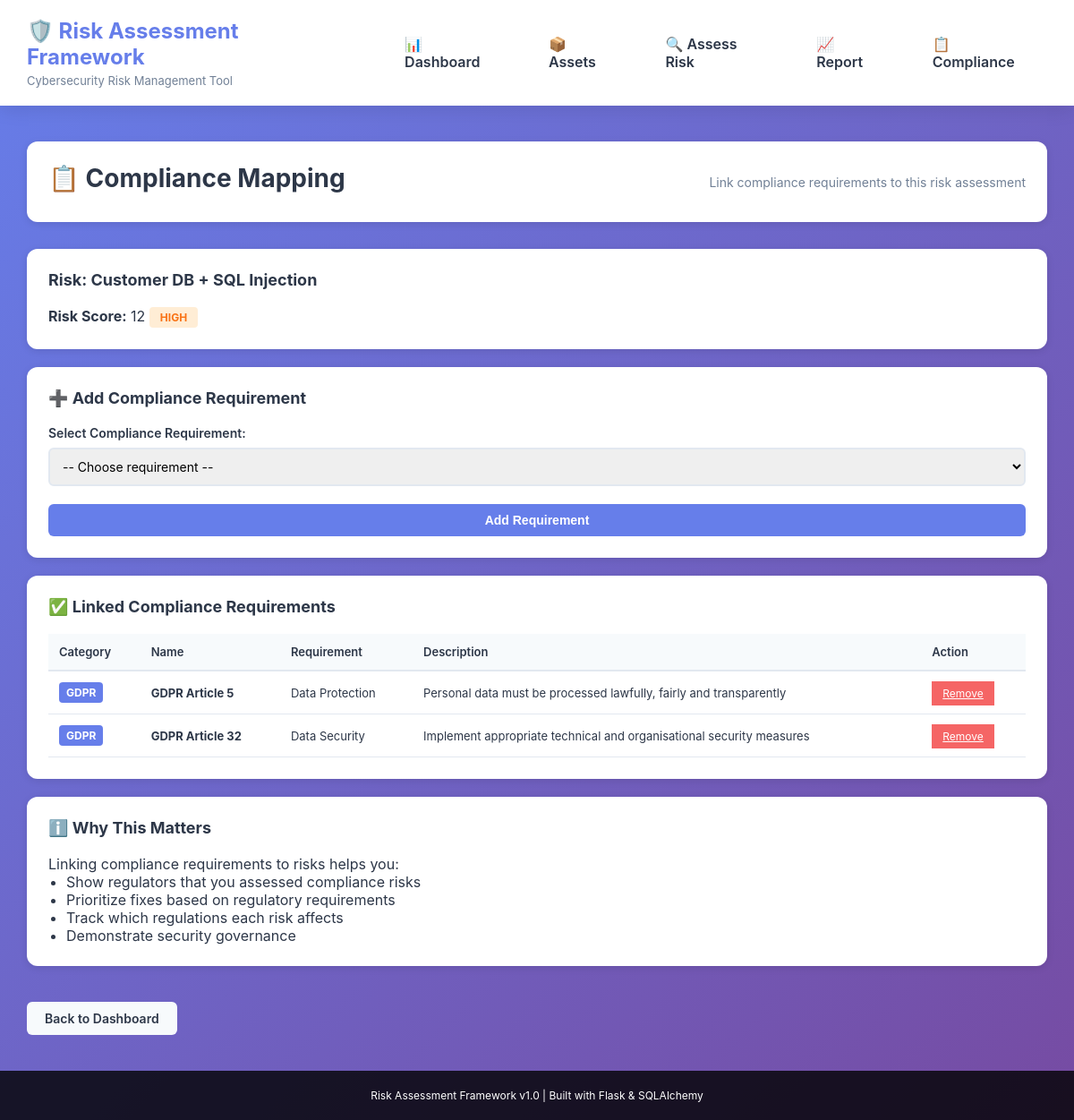
The page /assessment/2/compliance on the database its author committed.
### app.py (models this page shows, shortened)
class Asset(db.Model):
    id = db.Column(db.Integer, primary_key=True)
    name = db.Column(db.String(100), nullable=False, unique=True)
    description = db.Column(db.Text)
    asset_type = db.Column(db.String(50), nullable=False)
    criticality = db.Column(db.String(20), default='medium')
    owner = db.Column(db.String(100))
    created_at = db.Column(db.DateTime, default=datetime.utcnow)
    assessments = db.relationship('Assessment', backref='asset', lazy=True, cascade='all, delete-orphan')

class Threat(db.Model):
    id = db.Column(db.Integer, primary_key=True)
    name = db.Column(db.String(100), nullable=False, unique=True)
    description = db.Column(db.Text)
    category = db.Column(db.String(50), nullable=False)

class Assessment(db.Model):
    id = db.Column(db.Integer, primary_key=True)
    asset_id = db.Column(db.Integer, db.ForeignKey('asset.id'), nullable=False)
    threat_id = db.Column(db.Integer, db.ForeignKey('threat.id'), nullable=False)
    likelihood = db.Column(db.Integer, nullable=False)  # 1-5
    impact = db.Column(db.Integer, nullable=False)      # 1-5
    risk_score = db.Column(db.Integer)                  # Calculated
    risk_level = db.Column(db.String(20))               # Critical, High, Medium, Low
    remediation_plan = db.Column(db.Text)
    remediation_status = db.Column(db.String(20), default='not_started')
    created_at = db.Column(db.DateTime, default=datetime.utcnow)
    threat = db.relationship('Threat', backref='assessments')

class AssessmentCompliance(db.Model):
    __tablename__ = 'assessment_compliance'
    id = db.Column(db.Integer, primary_key=True)
    assessment_id = db.Column(db.Integer, db.ForeignKey('assessment.id'), nullable=False)
    compliance_id = db.Column(db.Integer, db.ForeignKey('compliance.id'), nullable=False)
    assessment = db.relationship('Assessment', backref='compliance_reqs')
    compliance = db.relationship('Compliance', backref='assessments')

class Compliance(db.Model):
    id = db.Column(db.Integer, primary_key=True)
    name = db.Column(db.String(100), nullable=False, unique=True)
    description = db.Column(db.Text)
    requirement = db.Column(db.Text)
    category = db.Column(db.String(50), nullable=False)

### app.py (the view, shortened to what this page needs)
@app.route('/assessment/<int:assessment_id>/compliance', methods=['GET', 'POST'])
def assessment_compliance(assessment_id):
    assessment = Assessment.query.get_or_404(assessment_id)
    compliances = Compliance.query.all()
    return render_template('assessment_compliance.html',
                         assessment=assessment,
                         compliances=compliances)

### templates/assessment_compliance.html (shortened to what this page needs)
{% extends "base.html" %}
{% block content %}
<div class="page-header">
    <h2>📋 Compliance Mapping</h2>
    <p>Link compliance requirements to this risk assessment</p>
</div>
<div class="card">
    <h3>Risk: {{ assessment.asset.name }} + {{ assessment.threat.name }}</h3>
    <div class="risk-summary">
        <strong>Risk Score:</strong> {{ assessment.risk_score }}
        <span class="badge badge-{{ assessment.risk_level }}">{{ assessment.risk_level.upper() }}</span>
    </div>
</div>
<div class="card">
    <h3>➕ Add Compliance Requirement</h3>
    <form method="POST" class="form">
        <div class="form-group">
            <label for="compliance_id">Select Compliance Requirement:</label>
            <select id="compliance_id" name="compliance_id" required>
                <option value="">-- Choose requirement --</option>
            </select>
        </div>
        <button type="submit" class="btn btn-primary">Add Requirement</button>
    </form>
</div>
<div class="card">
    <h3>✅ Linked Compliance Requirements</h3>
    {% if assessment.compliance_reqs %}
        <table class="data-table">
            <thead>
                <tr>
                    <th>Category</th>
                    <th>Name</th>
                    <th>Requirement</th>
                    <th>Description</th>
                    <th>Action</th>
                </tr>
            </thead>
            <tbody>
                {% for ac in assessment.compliance_reqs %}
                    <tr>
                        <td>
                            <span class="badge" style="background: #667eea; color: white; padding: 4px 8px; border-radius: 4px;">
                                {{ ac.compliance.category }}
                            </span>
                        </td>
                        <td><strong>{{ ac.compliance.name }}</strong></td>
                        <td>{{ ac.compliance.requirement }}</td>
                        <td>{{ ac.compliance.description }}</td>
                        <td>
                            <a href="{{ url_for('remove_compliance', assessment_id=assessment.id, compliance_id=ac.compliance.id) }}"
                               class="btn-small btn-danger"
                               onclick="return confirm('Remove this requirement?')">Remove</a>
                        </td>
                    </tr>
                {% endfor %}
            </tbody>
        </table>
    {% else %}
        <p class="empty-state">No compliance requirements linked yet. Add one above!</p>
    {% endif %}
</div>
<div class="card">
    <h3>ℹ️ Why This Matters</h3>
    <p>Linking compliance requirements to risks helps you:</p>
    <ul style="margin-left: 20px;">
        <li>Show regulators that you assessed compliance risks</li>
        <li>Prioritize fixes based on regulatory requirements</li>
        <li>Track which regulations each risk affects</li>
        <li>Demonstrate security governance</li>
    </ul>
</div>
<a href="{{ url_for('index') }}" class="btn btn-secondary" style="margin-top: 20px;">Back to Dashboard</a>
{% endblock %}

### static/style.css (style rules this page uses)
* { margin: 0; padding: 0; box-sizing: border-box; }
:root { --primary: #667eea; --secondary: #764ba2; --danger: #f56565; --success: #48bb78; --warning: #ed8936; --critical: #dc2626; --high: #f97316; --medium: #eab308; --low: #22c55e; --text: #2d3748; --border: #e2e8f0; --light-bg: #f7fafc; }
body { font-family: -apple-system, BlinkMacSystemFont, 'Segoe UI', Roboto, Oxygen, Ubuntu, sans-serif; color: var(--text); background: linear-gradient(135deg, var(--primary) 0%, var(--secondary) 100%); min-height: 100vh; display: flex; flex-direction: column; }
.page-header { background: white; padding: 24px; border-radius: 12px; margin-bottom: 30px; box-shadow: 0 2px 8px rgba(0, 0, 0, 0.1); display: flex; justify-content: space-between; align-items: center; gap: 20px; }
.page-header h2 { font-size: 28px; margin-bottom: 8px; }
.page-header p { color: #718096; font-size: 14px; }
.card { background: white; border-radius: 12px; padding: 24px; margin-bottom: 20px; box-shadow: 0 2px 8px rgba(0, 0, 0, 0.1); }
.card h3 { margin-bottom: 20px; font-size: 18px; color: var(--text); }
.data-table { width: 100%; border-collapse: collapse; margin-top: 16px; }
.data-table thead { background: var(--light-bg); }
.data-table th { padding: 12px; text-align: left; font-weight: 600; color: var(--text); border-bottom: 2px solid var(--border); font-size: 13px; }
.data-table td { padding: 12px; border-bottom: 1px solid var(--border); font-size: 13px; }
.badge { display: inline-block; padding: 4px 12px; border-radius: 4px; font-size: 12px; font-weight: 700; white-space: nowrap; }
.badge-high { background: #ffedd5; color: var(--high); }
.btn { display: inline-block; padding: 10px 20px; border: none; border-radius: 6px; font-weight: 600; font-size: 14px; cursor: pointer; transition: all 0.3s ease; text-decoration: none; text-align: center; }
.btn-primary { background: var(--primary); color: white; }
.btn-secondary { background: var(--light-bg); color: var(--text); }
.btn-danger { background: var(--danger); color: white; }
.btn-small { padding: 6px 12px; font-size: 12px; }
.form { display: flex; flex-direction: column; }
.form-group { margin-bottom: 20px; }
.form-group label { display: block; margin-bottom: 8px; font-weight: 600; color: var(--text); font-size: 14px; }
.form-group input, .form-group select, .form-group textarea { width: 100%; padding: 10px; border: 2px solid var(--border); border-radius: 6px; font-family: inherit; font-size: 14px; transition: border-color 0.3s ease; }

### rows shown on the page
Asset: asset.name "Customer DB"
Threat: threat.name "SQL Injection"
Assessment: risk_score "12", risk_level "HIGH"
AssessmentCompliance: compliance.category "GDPR", compliance.name "GDPR Article 5", compliance.requirement "Data Protection", compliance.description "Personal data must be processed lawfully, fairly and transparently"
AssessmentCompliance: compliance.category "GDPR", compliance.name "GDPR Article 32", compliance.requirement "Data Security", compliance.description "Implement appropriate technical and organisational security measures"
